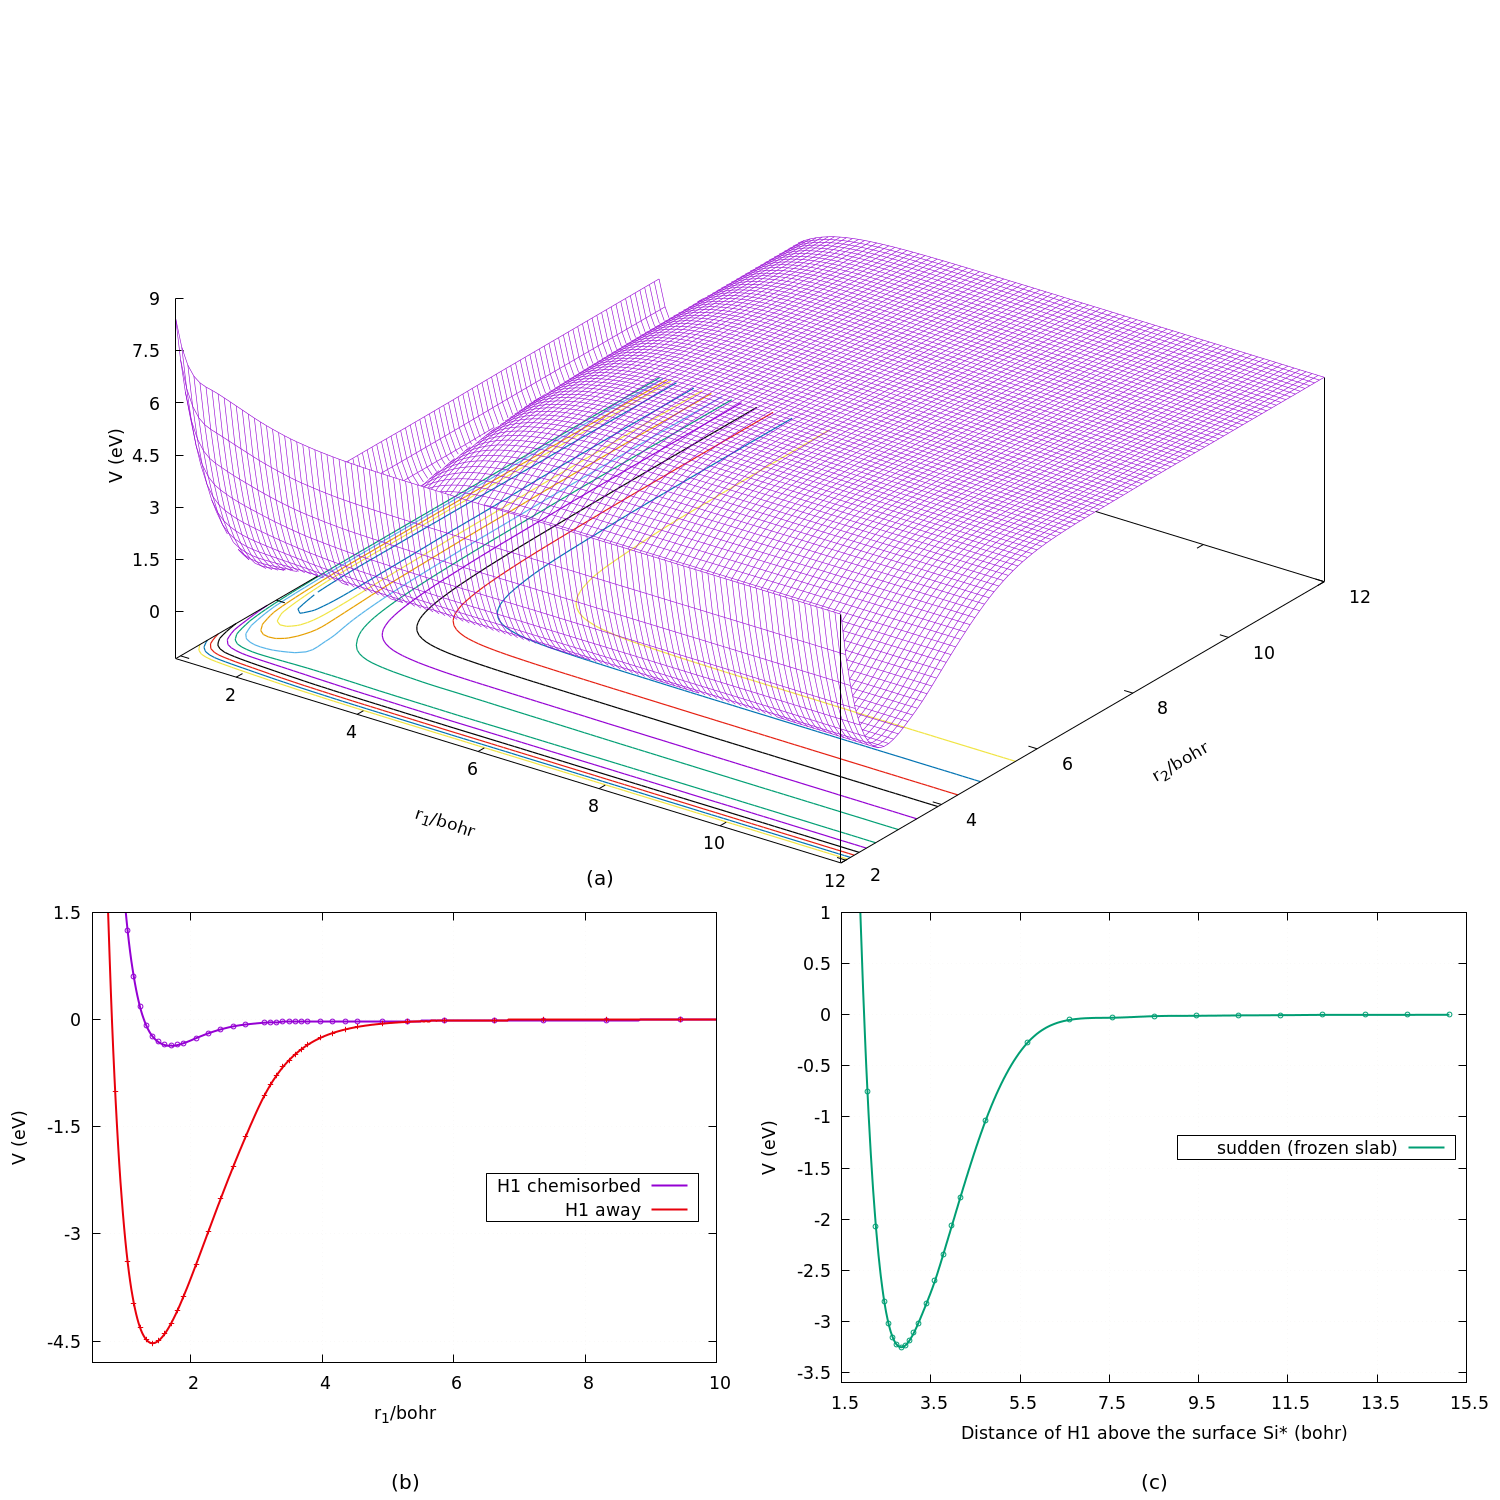

Generate this figure with gnuplot:
# Fig. 2 analogue for H2 on Si(111): r1 = H1-H2, r2 = H1 above Si* (Si 13).
#   (a) fitted PES V(r1, r2) as a mesh with contours on the base
#   (b) V(r1) with H1 chemisorbed (r2 at the Si-H minimum) and H1 away from the surface
#   (c) H1-Si* potential with H2 far away: frozen slab ("sudden"); a relaxed-slab curve is
#       added if vh_relaxed.dat exists
# Data from make_data.py.   Run in figs_r1r2/:  gnuplot fig2.gp
#   -> fig2a_pes3d.png, fig2b_cuts.png, fig2c_vh.png, fig2.png (all three)

load "labels.gp"
PURPLE = "#9400d3"
RED    = "#e8000b"
GREEN  = "#009e73"
have_relaxed = system("test -s vh_relaxed.dat && echo 1 || echo 0") + 0
FONT = "DejaVu Sans,13"

# ---------------------------------------------------------------- panel macros
# every panel starts with reset; its placement and (a)/(b)/(c) tag come from these
# variables, which reset does not clear (full canvas and no tag for the single panels)
place = 'set origin ox, oy; set size sx, sy; if (strlen(tag) > 0) { set label 99 tag at screen tx, screen ty center font ",15" }'
ox = 0; oy = 0; sx = 1; sy = 1; tag = ""; tx = 0; ty = 0
panel_a = ' \
  reset; load "labels.gp"; @place; \
  set hidden3d front; set view 42, 36, 1, 1.15; \
  set xrange [r1min:12]; set yrange [1.9:12]; set zrange [0:vtop]; \
  set xyplane at -0.6; set ticslevel 0.15; \
  set xtics 2, 2, 12 offset 0, -0.4; set ytics 2, 2, 12 offset 0.6, -0.4; set ztics 0, (vtop <= 12 ? 1.5 : 3), vtop; \
  set xlabel "r_1/".unit offset 0, -1.2 rotate parallel; set ylabel "r_2/".unit offset 1, -0.6 rotate parallel; \
  set zlabel "V (eV)" rotate by 90 offset 1.5, 0; \
  set border 31 lw 1; unset key; \
  set contour base; set cntrparam levels discrete 0.1, 0.3, 0.6, 1.0, 1.4, 1.8, 2.4, 3.0, 3.6, 4.2; \
  splot "pes_grid.dat" u 1:2:3 w l lc rgb PURPLE lw 0.6 nocontours, \
        "pes_grid.dat" u 1:2:3 w l lw 1.2 nosurface'

panel_b = ' \
  reset; load "labels.gp"; @place; \
  set xrange [0.5:10]; set yrange [-4.8:1.5]; set xtics 2; set ytics 1.5; \
  set xlabel "r_1/".unit; set ylabel "V (eV)"; set grid lc rgb "#e4e3df"; \
  set key at graph 0.97, graph 0.42 right box opaque samplen 2.5 spacing 1.2; \
  plot "cut_chem.dat" u 1:2 w l lc rgb PURPLE lw 2 t "H1 chemisorbed", \
       "pts_chem.dat" u 1:2 w p pt 6 ps 0.8 lc rgb PURPLE notitle, \
       "cut_away.dat" u 1:2 w l lc rgb RED lw 2 t "H1 away", \
       "pts_away.dat" u 1:2 w p pt 1 ps 0.9 lc rgb RED notitle'

panel_c = ' \
  reset; load "labels.gp"; @place; \
  set xrange [1.5:15.5]; set yrange [-3.6:1.0]; set xtics 1.5, 2, 15.5; set ytics 0.5; \
  set xlabel "Distance of H1 above the surface Si* (".unit.")"; set ylabel "V (eV)"; \
  set grid lc rgb "#e4e3df"; set key right center box opaque samplen 2.5 spacing 1.2; \
  plot "vh_sudden.dat" u 1:2 w l lc rgb GREEN lw 2 t "sudden (frozen slab)", \
       "vh_pts.dat" u 1:2 w p pt 6 ps 0.8 lc rgb GREEN notitle' . \
  (have_relaxed ? ', "vh_relaxed.dat" u 1:2 w l lc rgb PURPLE lw 2 t "relaxed"' : '')

# ---------------------------------------------------------------- single panels
set terminal pngcairo size 1000, 800 enhanced font FONT
set output "fig2a_pes3d.png"
@panel_a
set terminal pngcairo size 760, 560 enhanced font FONT
set output "fig2b_cuts.png"
@panel_b
set output "fig2c_vh.png"
@panel_c

# ---------------------------------------------------------------- all three, laid out as Fig. 2
set terminal pngcairo size 1500, 1500 enhanced font FONT
set output "fig2.png"
set multiplot
ox = 0.0; oy = 0.40; sx = 1.0; sy = 0.60; tag = "(a)"; tx = 0.40; ty = 0.415
@panel_a
ox = 0.0; oy = 0.035; sx = 0.5; sy = 0.37; tag = "(b)"; tx = 0.27; ty = 0.012
@panel_b
ox = 0.5; oy = 0.035; sx = 0.5; sy = 0.37; tag = "(c)"; tx = 0.77; ty = 0.012
@panel_c
unset multiplot
unset output
